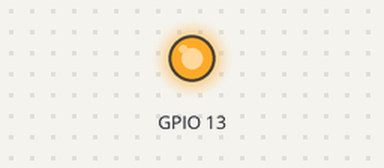
The sketch below on a simulated ESP32. On the bench: output pins drawn as LEDs (lit = HIGH). What the sketch prints to the serial monitor is not drawn. At 10.0 s the program puts the board to deep sleep or switches it off; the recording ends there.

Above: at 0.1 s.
Timing chart, 0 to 1.6 s (numbered marks = the images above):
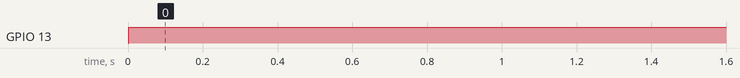

Measured:
- by itself, GPIO 13: LOW → HIGH at 0.00 s

The sketch:

06DeepSleepWakeByMultiPins.ino
```cpp
#include "driver/rtc_io.h" //RTC腳位上拉下拉設定
#define BUTTON_PIN_BITMASK 0x300000004 // 2^2+2^32+2^33 轉16進位

//使用RTC記憶體紀錄喚醒次數
RTC_DATA_ATTR int RTCBootCount = 0;
//使用一般記憶體紀錄喚醒次數
int MemeryBootCount = 0;

void setup(){
Serial.begin(115200);

  //設定多腳位喚醒
  esp_sleep_enable_ext1_wakeup(BUTTON_PIN_BITMASK,ESP_EXT1_WAKEUP_ANY_HIGH);
  rtc_gpio_pulldown_en(GPIO_NUM_33); //將33下拉
  rtc_gpio_pulldown_en(GPIO_NUM_32); //將32下拉
  rtc_gpio_pulldown_en(GPIO_NUM_2); //將2下拉

    //印出喚醒原因
  print_wakeup_reason();

  //印出喚醒次數
  Serial.println("RTCBootCount : " + String(RTCBootCount++));

  //在GPIO 13接一個LED燈，當作喚醒指示燈
  pinMode(13, OUTPUT);
  digitalWrite(13, HIGH);

  delay(10000);

  Serial.println("進入休眠");
  esp_deep_sleep_start();
  Serial.println("setup:深度睡眠以後的程式內容都不會被執行");
}

void loop()
{
  Serial.println("loop:深度睡眠以後的程式內容都不會被執行");
}


//印出喚醒原因
void print_wakeup_reason() {
  esp_sleep_wakeup_cause_t wakeup_reason = esp_sleep_get_wakeup_cause();
  Serial.println("-------------------------");
  Serial.print("喚醒原因：");
  switch (wakeup_reason) {
    case ESP_SLEEP_WAKEUP_EXT0 : Serial.println("RTC腳位喚醒"); break;
    case ESP_SLEEP_WAKEUP_EXT1 : Serial.println("RTC控制喚醒"); break;
    case ESP_SLEEP_WAKEUP_TIMER : Serial.println("定時喚醒"); break;
    case ESP_SLEEP_WAKEUP_TOUCHPAD : Serial.println("觸控喚醒"); break;
    case ESP_SLEEP_WAKEUP_ULP : Serial.println("協同CPU喚醒"); break;
    default : Serial.printf("其他原因喚醒 %d\n", wakeup_reason); break;
  }
}
```
